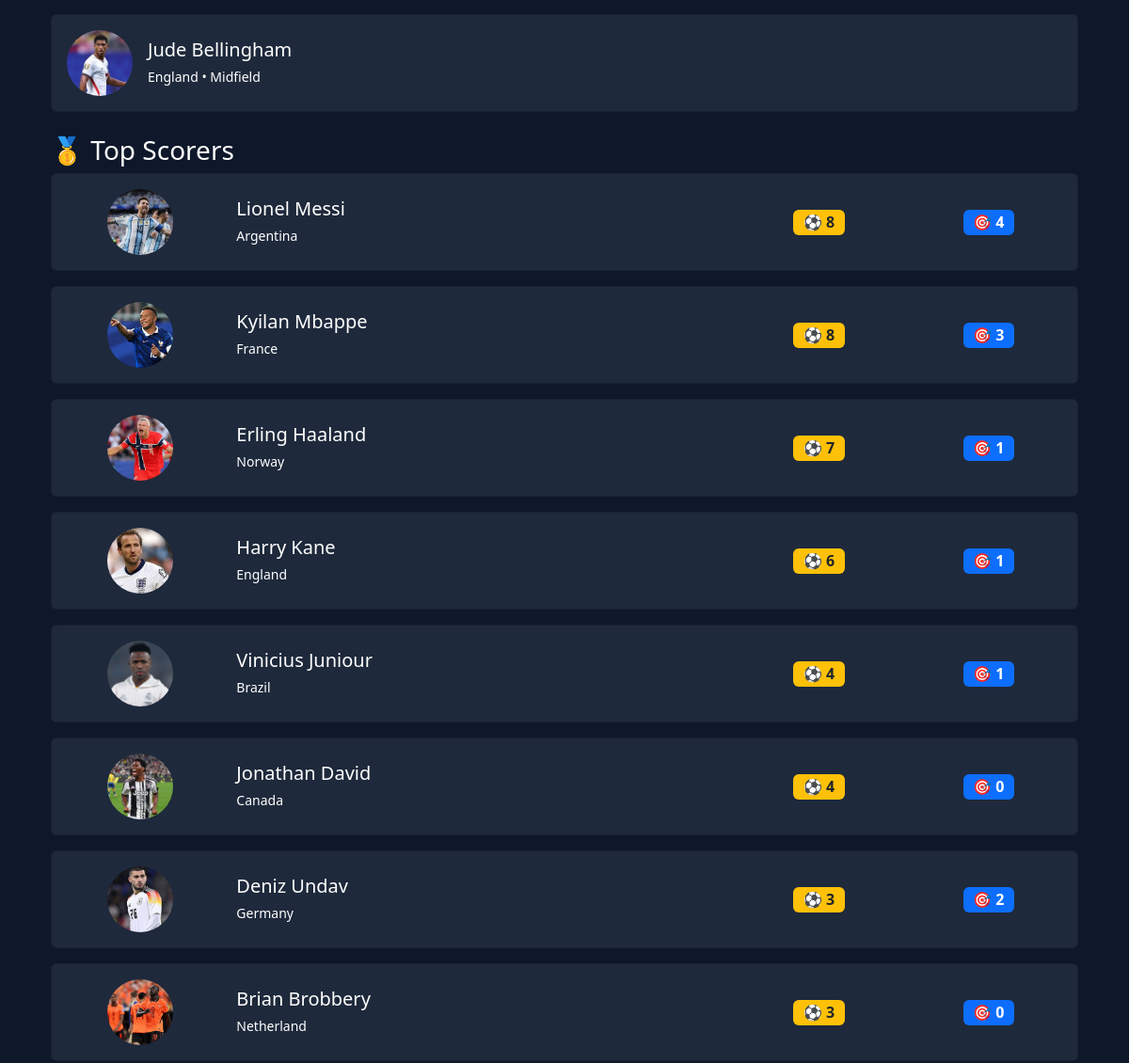
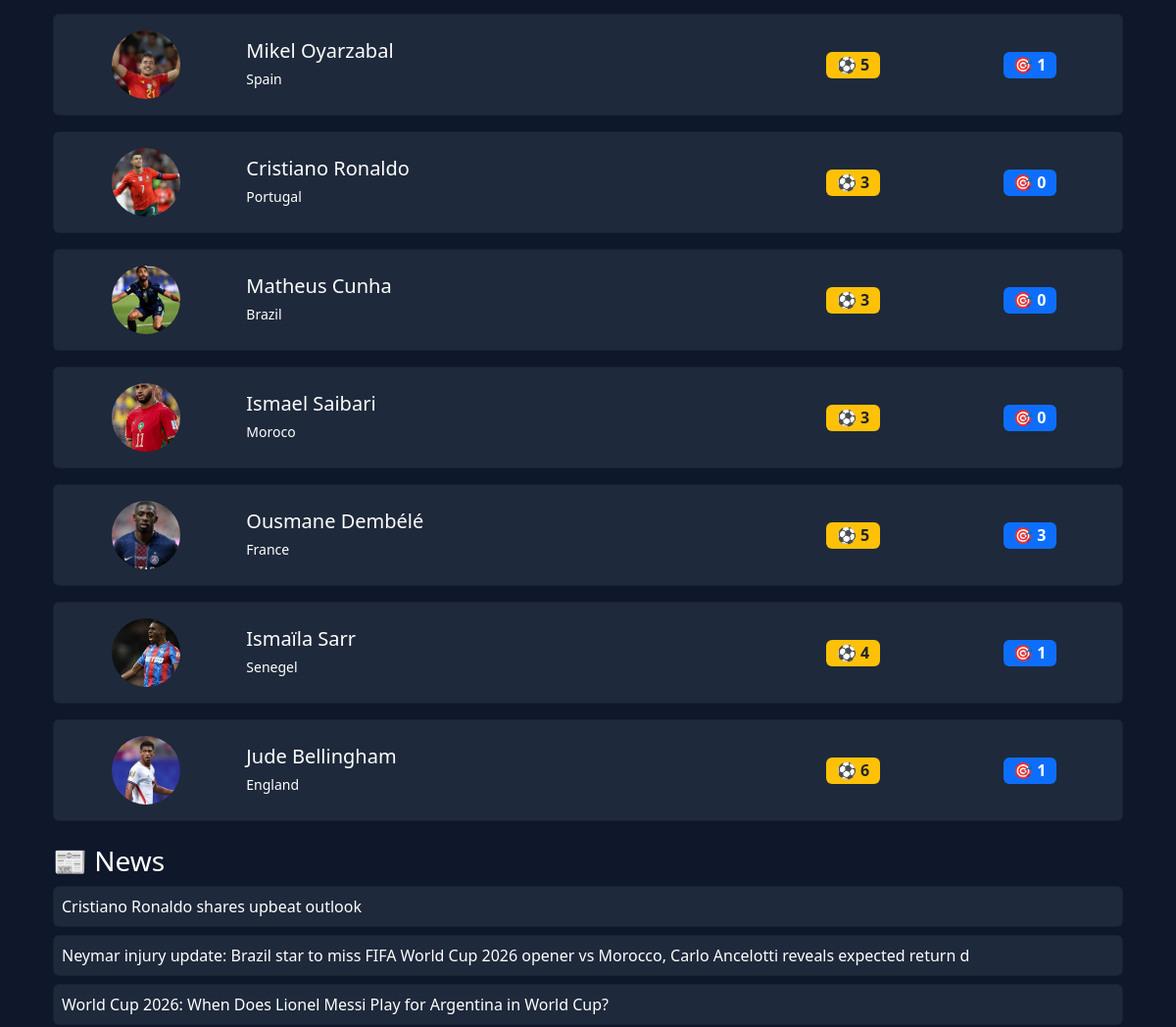
The app's page /search/ (middle part), older data (2 pictures, top to bottom).
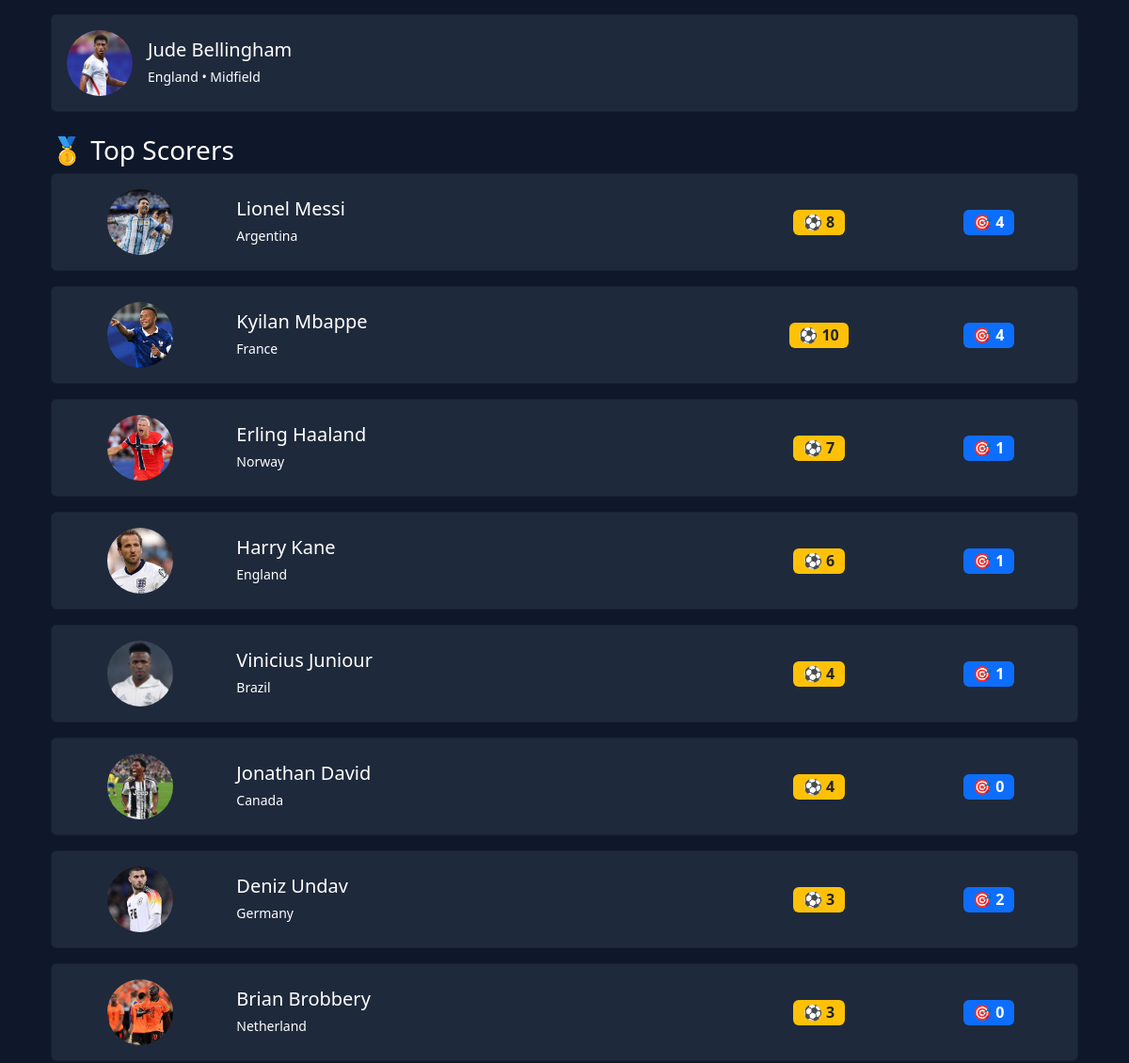
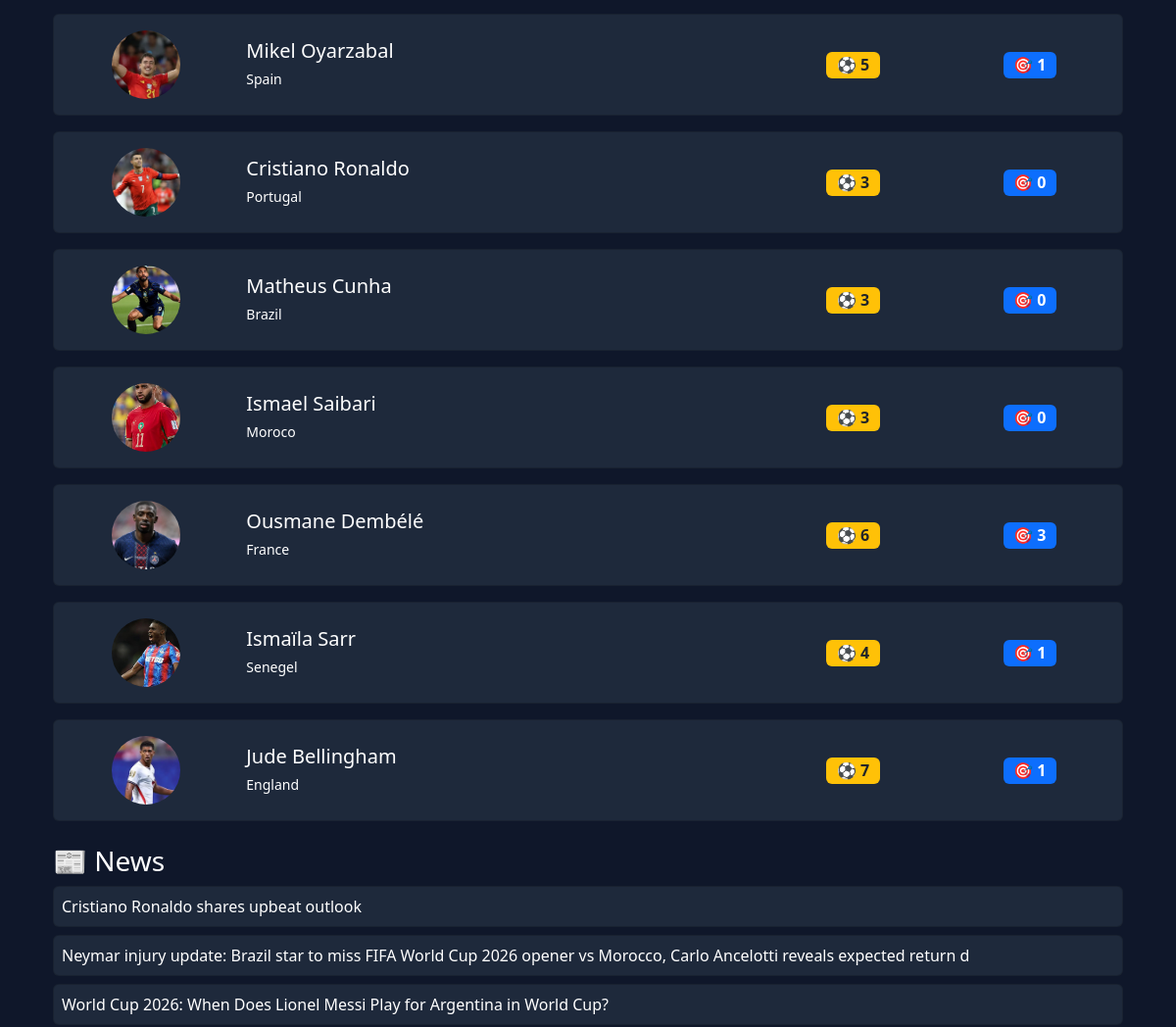
The same page, newer data (2 pictures, top to bottom).
### worldcup/models.py (models this page shows, shortened)
class TopScorer(models.Model):
    player_name = models.CharField(max_length=100)
    country = models.CharField(max_length=100)
    goals = models.IntegerField(default=0)
    assists = models.IntegerField(default=0)
    photo = models.ImageField(upload_to='scorers/', blank=True, null=True)

### worldcup/views.py (the view)
# urls.py: path('search/', views.search, name='search'),
def search(request):
    query = request.GET.get("q", "")
    players = Player.objects.filter(name__icontains=query)
    top_scorers = TopScorer.objects.filter(player_name__icontains=query)
    news = News.objects.filter(title__icontains=query)
    player_team_ids = players.values_list("team_id", flat=True)
    teams = Team.objects.filter(
        name__icontains=query
    ) | Team.objects.filter(
        id__in=player_team_ids
    )
    teams = teams.distinct()
    return render(request, "worldcup/search.html", {
        "query": query,
        "teams": teams,
        "players": players,
        "top_scorers": top_scorers,
        "news": news,
    })

### worldcup/templates/worldcup/search.html (shortened to what this page needs)
{% extends 'worldcup/base.html' %}
{% block content %}
<div class="container mt-4">
{% for player in players %}
<div class="card mb-3 p-3">
    <div class="d-flex align-items-center">
        {% if player.photo %}
        <img src="{{ player.photo.url }}"
             width="70"
             height="70"
             class="rounded-circle me-3"
             style="object-fit:cover;">
        {% endif %}
        <div>
            <h5 class="mb-1">{{ player.name }}</h5>
            <small>
                {{ player.team.name }} • {{ player.position }}
            </small>
        </div>
    </div>
</div>
{% empty %}
<p>No players found.</p>
{% endfor %}
<h3 class="mt-4">🥇 Top Scorers</h3>
{% for scorer in top_scorers %}
<div class="card mb-3 p-3">
    <div class="row align-items-center">
        <div class="col-md-2 text-center">
            {% if scorer.photo %}
                <img src="{{ scorer.photo.url }}"
                     width="70"
                     height="70"
                     style="border-radius:50%;object-fit:cover;">
            {% endif %}
        </div>
        <div class="col-md-6">
            <h5 class="mb-1">{{ scorer.player_name }}</h5>
            <small>{{ scorer.country }}</small>
        </div>
        <div class="col-md-2 text-center">
            <span class="badge bg-warning text-dark fs-6">
                ⚽ {{ scorer.goals }}
            </span>
        </div>
        <div class="col-md-2 text-center">
            <span class="badge bg-primary fs-6">
                🎯 {{ scorer.assists }}
            </span>
        </div>
    </div>
</div>
{% empty %}
<p>No top scorers found.</p>
{% endfor %}
<h3 class="mt-4">📰 News</h3>
{% for item in news %}
    <div class="card mb-2 p-2">
        {{ item.title }}
    </div>
{% empty %}
    <p>No news found.</p>
{% endfor %}
</div>
{% endblock %}

Row changes from the older to the newer data that the page shows:
changed TopScorer "Kyilan Mbappe": goals "8" → "10"; assists "3" → "4"
changed TopScorer "Ousmane Dembélé": goals "5" → "6"
changed TopScorer "Jude Bellingham": goals "6" → "7"
